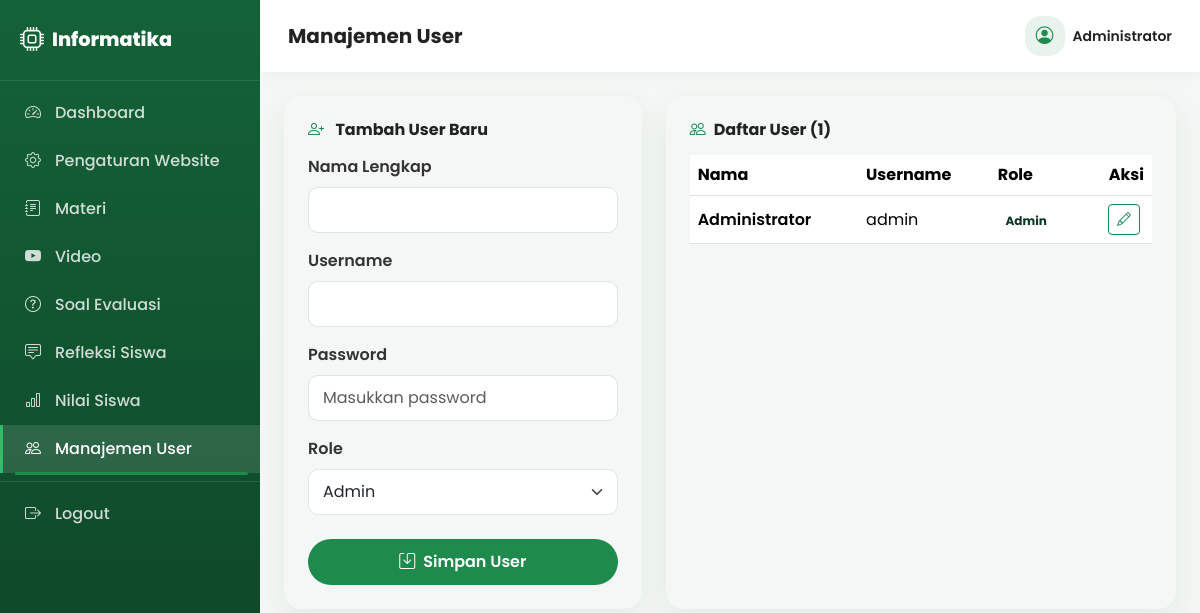
The page /admin/users.php (signed in) on the database its author committed.
### tables this page shows
CREATE TABLE `pengaturan_website` (
  `id` INT(11) NOT NULL AUTO_INCREMENT,
  `nama_website` VARCHAR(150) NOT NULL DEFAULT 'Informatika',
  `domain` VARCHAR(150) NOT NULL DEFAULT 'Teknologi Informasi dan Analisis Data',
  `logo` VARCHAR(255) DEFAULT NULL,
  `banner` VARCHAR(255) DEFAULT NULL,
  `deskripsi` TEXT DEFAULT NULL,
  `pesan_penutup` TEXT DEFAULT NULL,
  PRIMARY KEY (`id`)
);

CREATE TABLE `users` (
  `id` INT(11) NOT NULL AUTO_INCREMENT,
  `nama` VARCHAR(100) NOT NULL,
  `username` VARCHAR(50) NOT NULL,
  `password` VARCHAR(255) NOT NULL,
  `role` ENUM('admin','user') NOT NULL DEFAULT 'user',
  `created_at` TIMESTAMP NOT NULL DEFAULT CURRENT_TIMESTAMP,
  PRIMARY KEY (`id`),
  UNIQUE KEY `username` (`username`)
);

### admin/users.php (the view, shortened to what this page needs)
<?php
require_once __DIR__ . '/../includes/koneksi.php';
$page_title = 'Manajemen User';
$halaman_aktif = 'users';
$editData = null;
$daftarUser = $pdo->query("SELECT * FROM users ORDER BY id ASC")->fetchAll();
require_once __DIR__ . '/_sidebar.php';
?>
<div class="row g-4">
  <div class="col-lg-5">
    <div class="card-modern p-4">
      <h6 class="fw-bold mb-3">
        <i class="bi <?= $editData ? 'bi-pencil-square' : 'bi-person-plus' ?> me-2 text-success"></i>
        <?= $editData ? 'Edit User' : 'Tambah User Baru' ?>
      </h6>
      <form method="POST" class="needs-validation" novalidate>
        <div class="mb-3">
          <label class="form-label">Nama Lengkap</label>
          <input type="text" class="form-control" name="nama" required value="<?= htmlspecialchars($editData['nama'] ?? '') ?>">
        </div>
        <div class="mb-3">
          <label class="form-label">Username</label>
          <input type="text" class="form-control" name="username" required value="<?= htmlspecialchars($editData['username'] ?? '') ?>">
        </div>
        <div class="mb-3">
          <label class="form-label">Password <?= $editData ? '(kosongkan jika tidak ingin mengubah)' : '' ?></label>
          <input type="password" class="form-control" name="password" <?= $editData ? '' : 'required' ?> placeholder="<?= $editData ? 'Isi hanya jika ingin reset password' : 'Masukkan password' ?>">
        </div>
        <div class="mb-4">
          <label class="form-label">Role</label>
          <select class="form-select" name="role" required>
            <option value="admin" <?= (isset($editData['role']) && $editData['role'] === 'admin') ? 'selected' : '' ?>>Admin</option>
          </select>
        </div>
        <div class="d-flex gap-2">
          <button type="submit" class="btn btn-success-custom flex-fill">
            <i class="bi bi-save me-2"></i><?= $editData ? 'Update User' : 'Simpan User' ?>
          </button>
        </div>
      </form>
    </div>
  </div>
  <div class="col-lg-7">
    <div class="card-modern p-4">
      <h6 class="fw-bold mb-3"><i class="bi bi-people me-2 text-success"></i>Daftar User (<?= count($daftarUser) ?>)</h6>
      <div class="table-responsive">
        <table class="table table-hover align-middle" id="tabelUser">
          <thead>
            <tr>
              <th>Nama</th>
              <th>Username</th>
              <th>Role</th>
              <th class="text-end">Aksi</th>
            </tr>
          </thead>
          <tbody>
            <?php foreach ($daftarUser as $u): ?>
              <tr>
                <td class="fw-semibold"><?= htmlspecialchars($u['nama']) ?></td>
                <td><?= htmlspecialchars($u['username']) ?></td>
                <td>
                  <span class="badge text-bg-<?= $u['role'] === 'admin' ? 'success' : 'secondary' ?>-subtle text-<?= $u['role'] === 'admin' ? 'success' : 'secondary' ?>-emphasis">
                    <?= ucfirst($u['role']) ?>
                  </span>
                </td>
                <td class="text-end text-nowrap">
                  <a href="users.php?edit=<?= (int)$u['id'] ?>" class="btn btn-sm btn-outline-success me-1"><i class="bi bi-pencil"></i></a>
                </td>
              </tr>
            <?php endforeach; ?>
          </tbody>
        </table>
      </div>
    </div>
  </div>
</div>
<?php require_once __DIR__ . '/_footer.php'; ?>

### admin/_sidebar.php (shortened to what this page needs)
<?php
$halaman_aktif = $halaman_aktif ?? '';
$pengaturanSidebar = $pdo->query("SELECT nama_website, logo FROM pengaturan_website ORDER BY id ASC LIMIT 1")->fetch();
$nws = $pengaturanSidebar['nama_website'] ?? 'Informatika';
$logoSidebar = !empty($pengaturanSidebar['logo']) ? '../assets/uploads/' . $pengaturanSidebar['logo'] : null;
$menuItems = [
    'dashboard'   => ['dashboard.php', 'bi-speedometer2', 'Dashboard'],
    'pengaturan'  => ['pengaturan.php', 'bi-gear', 'Pengaturan Website'],
    'materi'      => ['materi.php', 'bi-journal-text', 'Materi'],
    'video'       => ['video.php', 'bi-youtube', 'Video'],
    'soal'        => ['soal.php', 'bi-question-circle', 'Soal Evaluasi'],
    'refleksi'    => ['refleksi.php', 'bi-chat-square-text', 'Refleksi Siswa'],
    'nilai'       => ['nilai.php', 'bi-bar-chart', 'Nilai Siswa'],
    'users'       => ['users.php', 'bi-people', 'Manajemen User'],
];
?>
<!DOCTYPE html>
<html lang="id">
<head>
<link href="https://cdn.jsdelivr.net/npm/bootstrap@5.3.3/dist/css/bootstrap.min.css" rel="stylesheet">
<link rel="stylesheet" href="https://cdn.jsdelivr.net/npm/bootstrap-icons@1.11.3/font/bootstrap-icons.css">
<link rel="stylesheet" href="https://cdn.jsdelivr.net/npm/datatables.net-bs5@1.13.8/css/dataTables.bootstrap5.min.css">
<link rel="stylesheet" href="../assets/css/style.css">
</head>
<body>
<aside class="sidebar-admin">
  <div class="sidebar-brand d-flex align-items-center gap-2">
    <?php if ($logoSidebar): ?>
      <img src="<?= htmlspecialchars($logoSidebar) ?>" height="30" alt="Logo">
    <?php else: ?>
      <i class="bi bi-cpu fs-4"></i>
    <?php endif; ?>
    <span><?= htmlspecialchars($nws) ?></span>
  </div>
  <ul class="nav flex-column py-2">
    <?php foreach ($menuItems as $key => [$url, $icon, $label]): ?>
      <li class="nav-item">
        <a class="nav-link d-flex align-items-center gap-2 <?= $halaman_aktif === $key ? 'active' : '' ?>" href="<?= $url ?>">
          <i class="bi <?= $icon ?>"></i> <?= $label ?>
        </a>
      </li>
    <?php endforeach; ?>
    <li class="nav-item mt-2 pt-2" style="border-top:1px solid rgba(255,255,255,0.1);">
      <a class="nav-link d-flex align-items-center gap-2 text-danger-emphasis" href="logout.php" onclick="return confirm('Yakin ingin logout?');">
        <i class="bi bi-box-arrow-right"></i> Logout
      </a>
    </li>
  </ul>
</aside>
<div class="main-admin-content">
  <div class="admin-topbar d-flex align-items-center justify-content-between">
    <h5 class="fw-bold mb-0 d-none d-lg-block"><?= htmlspecialchars($page_title ?? '') ?></h5>
    <div class="d-flex align-items-center gap-2">
      <div class="icon-circle" style="width:40px;height:40px;font-size:1.1rem;">
        <i class="bi bi-person-circle"></i>
      </div>
      <span class="fw-semibold small d-none d-sm-inline"><?= htmlspecialchars($_SESSION['admin_nama'] ?? 'Admin') ?></span>
    </div>
  </div>
  <div class="p-4">

### assets/css/style.css (style rules this page uses)
:root { --clr-primary: #1E8A4C; --clr-primary-light: #2DBE6C; --clr-primary-dark: #146238; --clr-bg-soft: #F4F7F5; --clr-gray: #6C757D; --clr-gray-light: #EDF1EF; --radius-lg: 18px; --radius-md: 12px; --shadow-soft: 0 10px 30px rgba(20, 98, 56, 0.08); }
* { font-family: 'Poppins', sans-serif; }
body { background-color: #ffffff; color: #222; }
a { text-decoration: none; }
.nav-link { font-weight: 500; color: #333 !important; position: relative; }
.nav-link.active, .nav-link:hover { color: var(--clr-primary) !important; }
.nav-link.active::after { content: ""; position: absolute; left: 0.75rem; right: 0.75rem; bottom: -2px; height: 3px; border-radius: 3px; background: var(--clr-primary); }
.card-modern { border: none; border-radius: var(--radius-lg); box-shadow: var(--shadow-soft); transition: transform 0.25s ease, box-shadow 0.25s ease; overflow: hidden; height: 100%; }
.icon-circle { width: 56px; height: 56px; border-radius: 16px; background: rgba(30,138,76,0.1); color: var(--clr-primary); display: flex; align-items: center; justify-content: center; font-size: 1.5rem; }
.form-control, .form-select { border-radius: 10px; padding: 10px 14px; border: 1px solid #dfe5e1; }
.form-label { font-weight: 600; color: #333; }
.btn-success-custom { background: var(--clr-primary); border: none; color: #fff; font-weight: 600; padding: 11px 28px; border-radius: 50px; transition: all 0.25s ease; }
.sidebar-admin { min-height: 100vh; width: 260px; background: linear-gradient(180deg, var(--clr-primary-dark), #0d4226); color: #fff; position: fixed; left: 0; top: 0; z-index: 1030; transition: transform 0.3s ease; }
.sidebar-admin .sidebar-brand { padding: 22px 20px; font-weight: 800; font-size: 1.2rem; border-bottom: 1px solid rgba(255,255,255,0.1); }
.sidebar-admin .nav-link { color: rgba(255,255,255,0.8) !important; padding: 12px 22px; font-weight: 500; border-left: 3px solid transparent; }
.sidebar-admin .nav-link i { width: 22px; }
.sidebar-admin .nav-link.active { background: rgba(255,255,255,0.12); color: #fff !important; border-left-color: var(--clr-primary-light); }
.main-admin-content { margin-left: 260px; min-height: 100vh; background: var(--clr-bg-soft); }
.admin-topbar { background: #fff; padding: 16px 28px; box-shadow: 0 2px 12px rgba(0,0,0,0.04); position: sticky; top: 0; z-index: 1020; }

### rows shown on the page
pengaturan_website: nama_website "Informatika"
users: nama "Administrator", username "admin", role "Admin"

### other values the page prints
$label "Dashboard"
$label "Pengaturan Website"
$label "Materi"
$label "Video"
$label "Soal Evaluasi"
$label "Refleksi Siswa"
$label "Nilai Siswa"
$label "Manajemen User"
$page_title "Manajemen User"
$_SESSION['admin_nama'] "Administrator"
count($daftarUser) "1"
